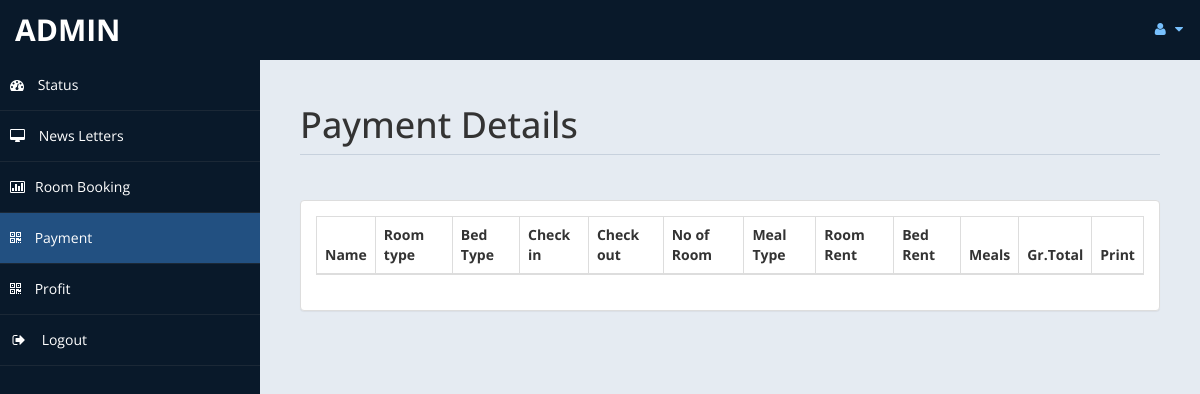
/admin/payment.php (signed in), run on an earlier commit of the app's database.
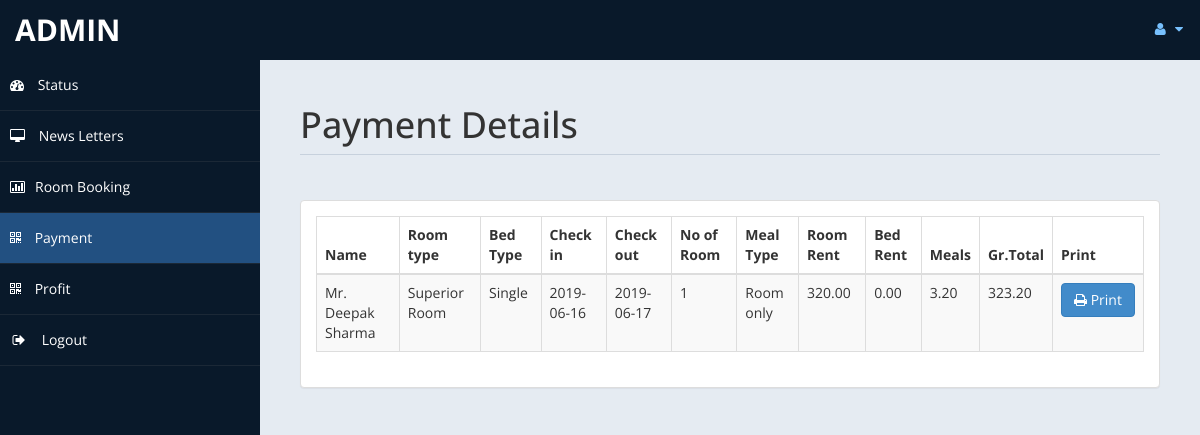
And on a later commit of the database.
### tables this page shows
CREATE TABLE IF NOT EXISTS `payment` (
  `id` int(11) DEFAULT NULL,
  `title` varchar(5) DEFAULT NULL,
  `fname` varchar(30) DEFAULT NULL,
  `lname` varchar(30) DEFAULT NULL,
  `troom` varchar(30) DEFAULT NULL,
  `tbed` varchar(30) DEFAULT NULL,
  `nroom` int(11) DEFAULT NULL,
  `cin` date DEFAULT NULL,
  `cout` date DEFAULT NULL,
  `ttot` double(8,2) DEFAULT NULL,
  `fintot` double(8,2) DEFAULT NULL,
  `mepr` double(8,2) DEFAULT NULL,
  `meal` varchar(30) DEFAULT NULL,
  `btot` double(8,2) DEFAULT NULL,
  `noofdays` int(11) DEFAULT NULL
);

### admin/payment.php (the view, shortened to what this page needs)
<!DOCTYPE html>
<html xmlns="http://www.w3.org/1999/xhtml">
<head>
    <link href="assets/css/bootstrap.css" rel="stylesheet" />
    <link href="assets/css/font-awesome.css" rel="stylesheet" />
    <link href="assets/css/custom-styles.css" rel="stylesheet" />
    <link href="assets/js/dataTables/dataTables.bootstrap.css" rel="stylesheet" />
</head>
<body>
    <div id="wrapper">
        <nav class="navbar navbar-default top-navbar" role="navigation">
            <div class="navbar-header">
                <a class="navbar-brand" href="home.php"><?php echo $_SESSION["user"]; ?> </a>
            </div>
            <ul class="nav navbar-top-links navbar-right">
                <li class="dropdown">
                    <a class="dropdown-toggle" data-toggle="dropdown" href="#" aria-expanded="false">
                        <i class="fa fa-user fa-fw"></i> <i class="fa fa-caret-down"></i>
                    </a>
                </li>
            </ul>
        </nav>
        <nav class="navbar-default navbar-side" role="navigation">
            <div class="sidebar-collapse">
                <ul class="nav" id="main-menu">
                    <li>
                        <a href="home.php"><i class="fa fa-dashboard"></i> Status</a>
                    </li>
                    <li>
                        <a  href="messages.php"><i class="fa fa-desktop"></i> News Letters</a>
                    </li>
					<li>
                        <a href="roombook.php"><i class="fa fa-bar-chart-o"></i>Room Booking</a>
                    </li>
                    <li>
                        <a class="active-menu" href="payment.php"><i class="fa fa-qrcode"></i> Payment</a>
                    </li>
                    <li>
                        <a  href="profit.php"><i class="fa fa-qrcode"></i> Profit</a>
                    </li>
                    <li>
                        <a href="logout.php" ><i class="fa fa-sign-out fa-fw"></i> Logout</a>
                    </li>
            </div>
        </nav>
        <div id="page-wrapper" >
            <div id="page-inner">
			 <div class="row">
                    <div class="col-md-12">
                        <h1 class="page-header">
                           Payment Details<small> </small>
                        </h1>
                    </div>
                </div>
            <div class="row">
                <div class="col-md-12">
                    <div class="panel panel-default">
                        <div class="panel-body">
                            <div class="table-responsive">
                                <table class="table table-striped table-bordered table-hover" id="dataTables-example">
                                    <thead>
                                        <tr>
                                            <th>Name</th>
											<th>Room type</th>
                                            <th>Bed Type</th>
                                            <th>Check in</th>
											<th>Check out</th>
											<th>No of Room</th>
											<th>Meal Type</th>
                                            <th>Room Rent</th>
											<th>Bed Rent</th>
											<th>Meals </th>
											<th>Gr.Total</th>
											<th>Print</th>
                                        </tr>
                                    </thead>
                                    <tbody>
									<?php
										include ('db.php');
										$sql="select * from payment";
										$re = mysqli_query($con,$sql);
										while($row = mysqli_fetch_array($re))
										{
											$id = $row['id'];
											if($id % 2 ==1 )
											{
												echo"<tr class='gradeC'>
													<td>".$row['title']." ".$row['fname']." ".$row['lname']."</td>
													<td>".$row['troom']."</td>
													<td>".$row['tbed']."</td>
													<td>".$row['cin']."</td>
													<td>".$row['cout']."</td>
													<td>".$row['nroom']."</td>
													<td>".$row['meal']."</td>
													<td>".$row['ttot']."</td>
													<td>".$row['mepr']."</td>
													<td>".$row['btot']."</td>
													<td>".$row['fintot']."</td>
													<td><a href=print.php?pid=".$id ." <button class='btn btn-primary'> <i class='fa fa-print' ></i> Print</button></td>
													</tr>";
											}
											else
											{
												echo"<tr class='gradeU'>
													<td>".$row['title']." ".$row['fname']." ".$row['lname']."</td>
													<td>".$row['troom']."</td>
													<td>".$row['tbed']."</td>
													<td>".$row['cin']."</td>
													<td>".$row['cout']."</td>
													<td>".$row['nroom']."</td>
													<td>".$row['meal']."</td>
													<td>".$row['ttot']."</td>
													<td>".$row['mepr']."</td>
													<td>".$row['btot']."</td>
													<td>".$row['fintot']."</td>
													<td><a href=print.php?pid=".$id ." <button class='btn btn-primary'> <i class='fa fa-print' ></i> Print</button></td>
													</tr>";
											}
										}
									?>
                                    </tbody>
                                </table>
                            </div>
                        </div>
                    </div>
                </div>
            </div>
                </div>
            </div>
    </div>
</body>
</html>

### admin/assets/css/custom-styles.css (style rules this page uses)
body { font-family: 'Open Sans', sans-serif; }
#wrapper { width: 100%; background:#09192A; }
#page-wrapper { padding: 15px 15px; min-height: 600px; background:#E5EBF2; }
#page-inner { width:100%; margin:10px 20px 10px 0px; background-color:transparent; padding:10px; min-height:1200px; }
h1, .h1, h2, .h2, h3, .h3 { margin-top: 7px; margin-bottom: -5px; }
.page-header { padding-bottom: 9px; margin: 10px 0 45px; border-bottom: 1px solid #C7D1DD; }
.top-navbar { margin:0px; }
.top-navbar .navbar-brand { color: #fff; width: 260px; text-align: left; height: 60px; font-size: 30px; font-weight: 700; text-transform: uppercase; line-height: 30px; }
.top-navbar .nav > li { position: relative; display: inline-block; }
.top-navbar .nav > li > a { position: relative; display: block; padding: 19px 15px; color: #77C0FD; }
.active-menu { background-color:#225081!important; }
.sidebar-collapse , .sidebar-collapse .nav { background:none; }
.sidebar-collapse .nav { padding:0; }
.sidebar-collapse .nav > li > a { color:#fff; background:transparent; text-shadow:none; }
.sidebar-collapse > .nav > li > a { padding:15px 10px; }
.sidebar-collapse > .nav > li { border-bottom: 1px solid rgba(107, 108, 109, 0.19); }
.navbar-side { border:none; background-color: transparent; }
.top-navbar { background:#09192A; border-bottom:none; }
.top-navbar .nav > li > a > i { margin-right: 2px; }
.navbar-default { border:0px solid black; }
.navbar-header { background: #09192A; }
.nav > li > a > i { margin-right:10px; }
@media (min-width:768px) { #page-wrapper { margin: 0 0 0 260px; padding: 15px 30px; min-height: 1200px; } }
@media (min-width:768px) { .navbar-side { z-index: 1; position: absolute; width: 260px; } }
@media (min-width:768px) { .navbar { border-radius: 0px; } }

What changed in the data, as far as the page shows it:
added payment: title "Mr.", fname "Deepak", lname "Sharma", troom "Superior Room", tbed "Single", cin "2019-06-16", cout "2019-06-17", nroom "1", meal "Room only", ttot "320.00", mepr "0.00", btot "3.20", fintot "323.20"
